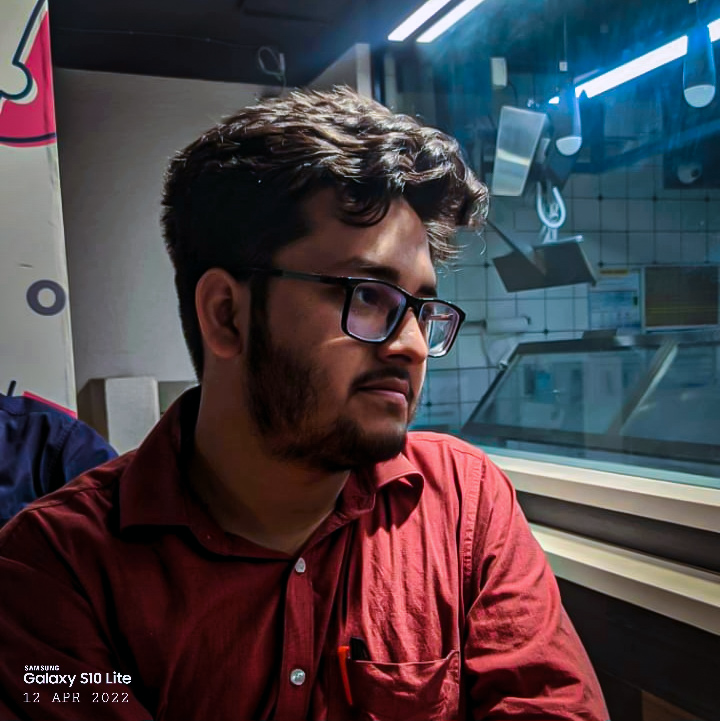
%> input picture Edge Detection/test.jpg, 720 x 721 px
$ octave edgeDetaction.m   (GNU Octave 9; MATLAB toolbox functions it lacks are replaced by stand-ins)
%> lines starting %> are read from the running program, lines starting %| are printed output that depends on the picture
clear;
clc;
I = rgb2gray(imread('test.jpg'));
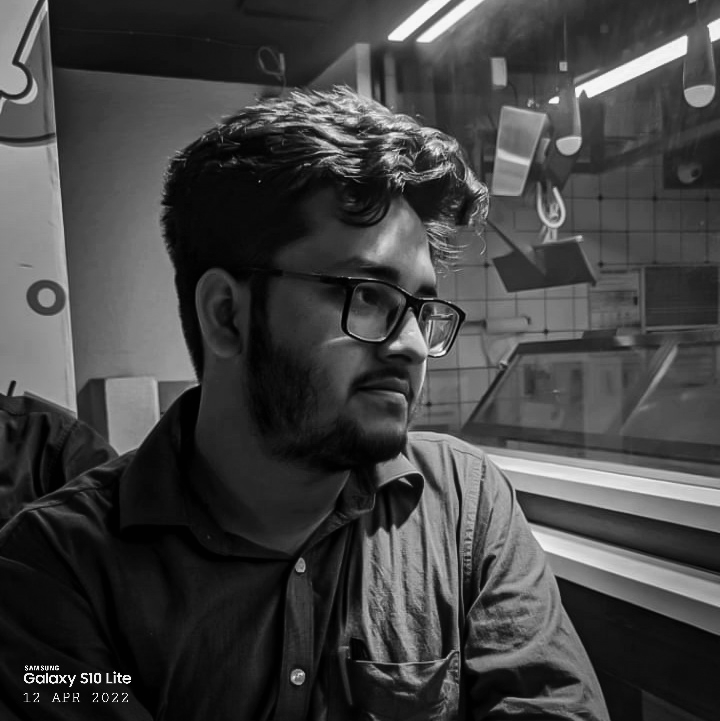
%> I: size 721x720 uint8; min 1, max 247, mean 66.6
R = edge(I,'roberts');
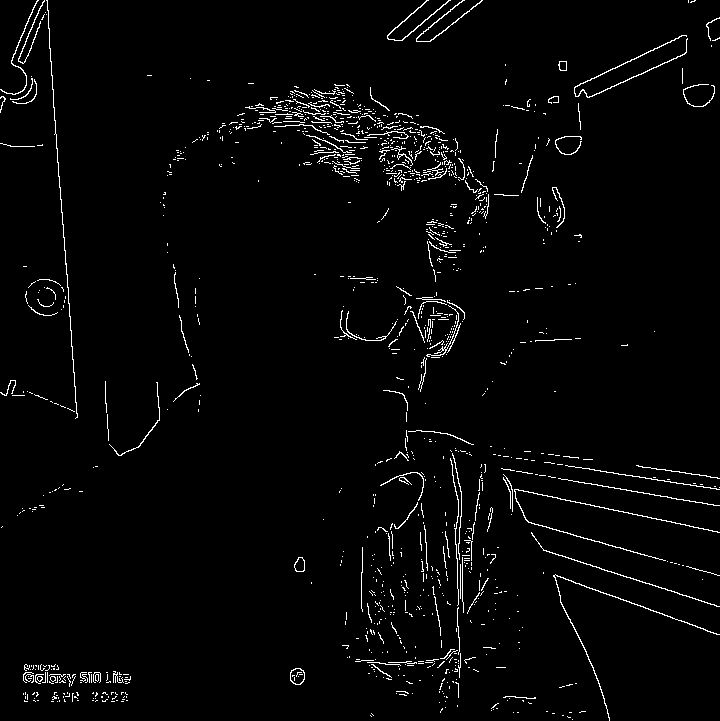
%> R: size 721x720 logical; 2.5% white in thin lines or dots
S = edge(I, 'sobel');
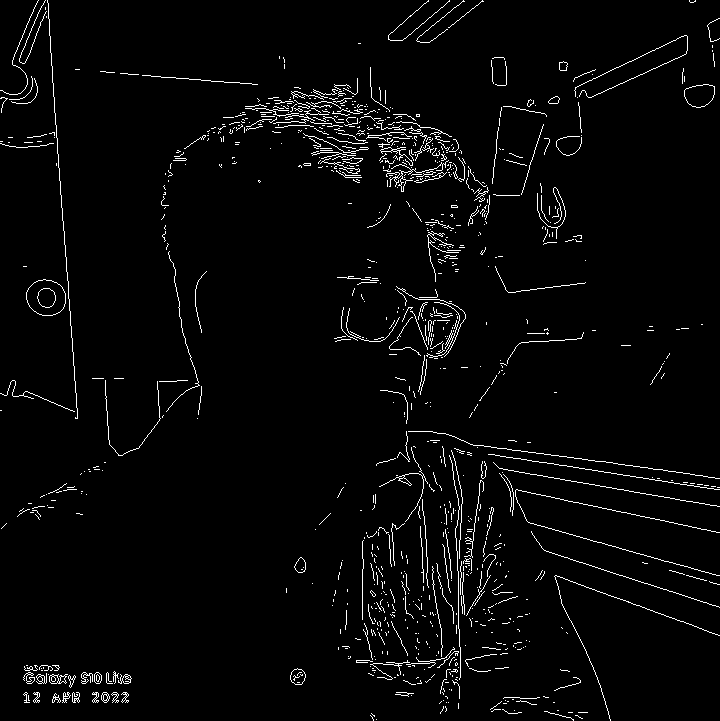
%> S: size 721x720 logical; 2.9% white in thin lines or dots
P = edge(I, 'prewitt');
%> P: size 721x720 logical; 2.9% white in thin lines or dots
L = edge(I, 'log');
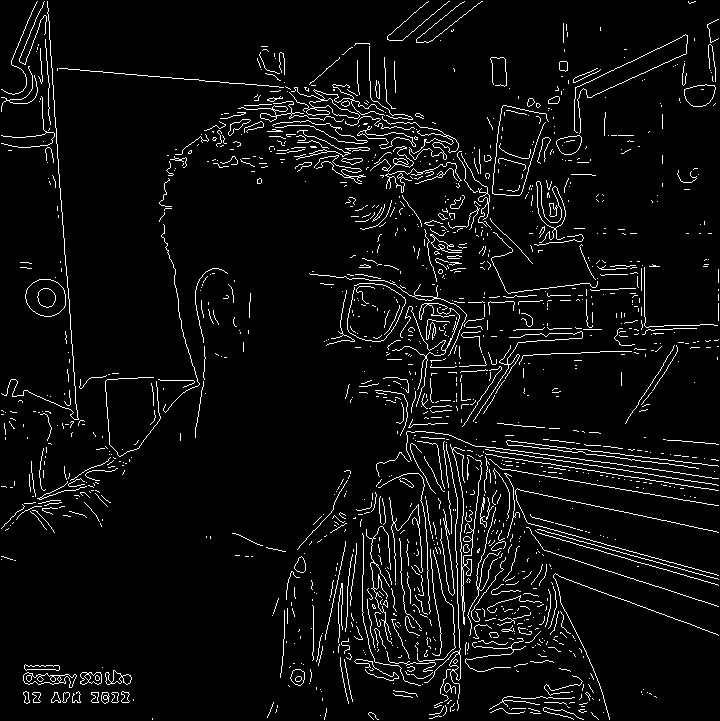
%> L: size 721x720 logical; 5.2% white in thin lines or dots
C = edge(I, 'canny');
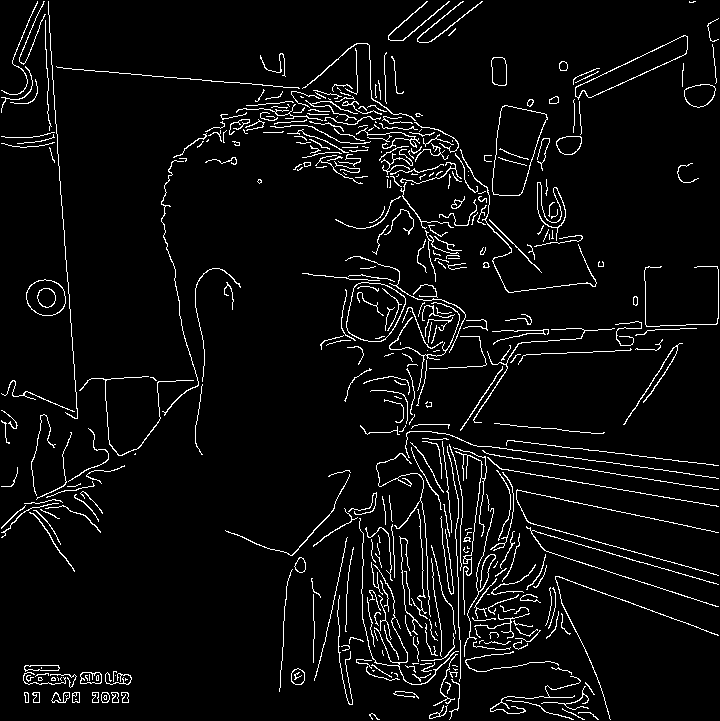
%> C: size 721x720 logical; 5% white in thin lines or dots
figure,subplot(3,2,1),imshow(I);title("Original Image");
subplot(3,2,2),imshow(R);title("Roberts Edge-Detection");
subplot(3,2,3),imshow(S);title("Sobel Edge-Detection");
subplot(3,2,4),imshow(P);title("Prewitt Edge-Detection");
subplot(3,2,5),imshow(L);title("Log Edge-Detection");
subplot(3,2,6),imshow(C);title("Canny Edge-Detection");
